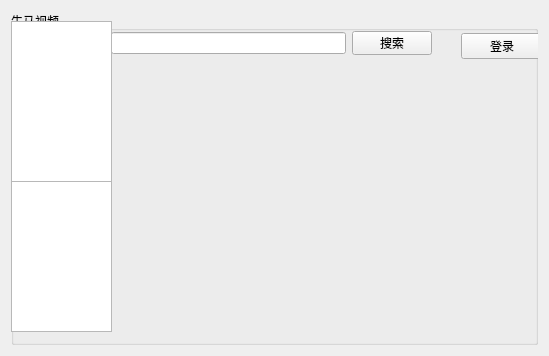
<?xml version="1.0" encoding="UTF-8"?>
<ui version="4.0">
 <class>MainScreen</class>
 <widget class="QWidget" name="MainScreen">
  <property name="geometry">
   <rect>
    <x>0</x>
    <y>0</y>
    <width>549</width>
    <height>356</height>
   </rect>
  </property>
  <property name="windowTitle">
   <string>Form</string>
  </property>
  <layout class="QHBoxLayout" name="horizontalLayout">
   <item>
    <widget class="QGroupBox" name="mainWidget">
     <property name="title">
      <string>牛马视频</string>
     </property>
     <widget class="QWidget" name="verticalLayoutWidget_2">
      <property name="geometry">
       <rect>
        <x>0</x>
        <y>10</y>
        <width>101</width>
        <height>161</height>
       </rect>
      </property>
      <layout class="QVBoxLayout" name="leftIndexMenu">
       <item>
        <widget class="QListWidget" name="listWidget_2"/>
       </item>
      </layout>
     </widget>
     <widget class="QWidget" name="verticalLayoutWidget_3">
      <property name="geometry">
       <rect>
        <x>0</x>
        <y>170</y>
        <width>101</width>
        <height>151</height>
       </rect>
      </property>
      <layout class="QVBoxLayout" name="leftChannelMenu">
       <item>
        <widget class="QListWidget" name="listWidget"/>
       </item>
      </layout>
     </widget>
     <widget class="QWidget" name="verticalLayoutWidget_4">
      <property name="geometry">
       <rect>
        <x>100</x>
        <y>50</y>
        <width>431</width>
        <height>121</height>
       </rect>
      </property>
      <layout class="QVBoxLayout" name="bunner"/>
     </widget>
     <widget class="QWidget" name="verticalLayoutWidget_5">
      <property name="geometry">
       <rect>
        <x>100</x>
        <y>170</y>
        <width>431</width>
        <height>151</height>
       </rect>
      </property>
      <layout class="QVBoxLayout" name="video"/>
     </widget>
     <widget class="QWidget" name="verticalLayoutWidget">
      <property name="geometry">
       <rect>
        <x>450</x>
        <y>20</y>
        <width>82</width>
        <height>31</height>
       </rect>
      </property>
      <layout class="QVBoxLayout" name="verticalLayout">
       <item>
        <widget class="QPushButton" name="pushButton">
         <property name="text">
          <string>登录</string>
         </property>
        </widget>
       </item>
      </layout>
     </widget>
     <widget class="QWidget" name="">
      <property name="geometry">
       <rect>
        <x>100</x>
        <y>20</y>
        <width>321</width>
        <height>24</height>
       </rect>
      </property>
      <layout class="QHBoxLayout" name="horizontalLayout_2">
       <item>
        <widget class="QLineEdit" name="searchEdit"/>
       </item>
       <item>
        <widget class="QPushButton" name="searchbutton">
         <property name="text">
          <string>搜索</string>
         </property>
        </widget>
       </item>
      </layout>
     </widget>
     <zorder>searchbutton</zorder>
     <zorder>pushButton_2</zorder>
     <zorder>searchEdit</zorder>
     <zorder>verticalLayoutWidget_2</zorder>
     <zorder>verticalLayoutWidget_3</zorder>
     <zorder>verticalLayoutWidget_4</zorder>
     <zorder>verticalLayoutWidget_5</zorder>
     <zorder>verticalLayoutWidget</zorder>
    </widget>
   </item>
  </layout>
 </widget>
 <resources/>
 <connections/>
</ui>
